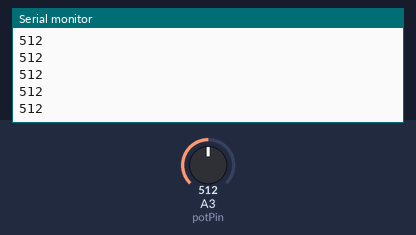
The sketch below on a simulated Arduino Uno, built with avr-gcc and run on an emulated ATmega328P. Parts: the last lines printed to the serial monitor. The test bench sets the inputs (shaded band); at power-on: A3 (potPin) = 512.

Above: at 1.2 s.
1.3 s: A3 (potPin) set to 716
At 2.0 s:
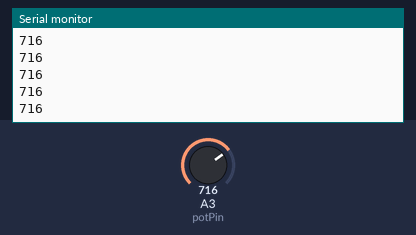
2.8 s: A3 (potPin) set to 900
At 3.6 s:
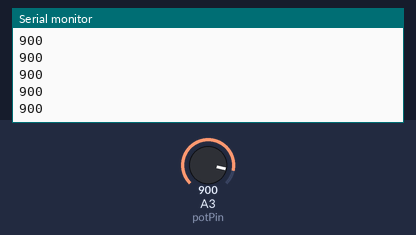
Timing chart, 0 to 5.8 s (numbered marks = the images above; inputs shaded):
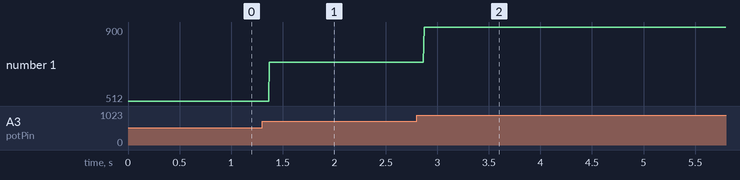

Measured:
- after the input at 1.3 s, the serial monitor: prints a new line after 0.07 s (image 1)
- after the input at 2.8 s, the serial monitor: prints a new line after 0.07 s (image 2)
- plotted number 1: 512 → 716 after the input at 1.3 s, 716 → 900 after the input at 2.8 s

The sketch:

VEX-Potentiometer.ino
```cpp
int potPin = A3;
int potVal = 0;

void setup()
{
  Serial.begin(9600);
}

void loop()
{
  potVal = analogRead(potPin);   //reads the potentiometer value
  Serial.println(potVal);
}
```
